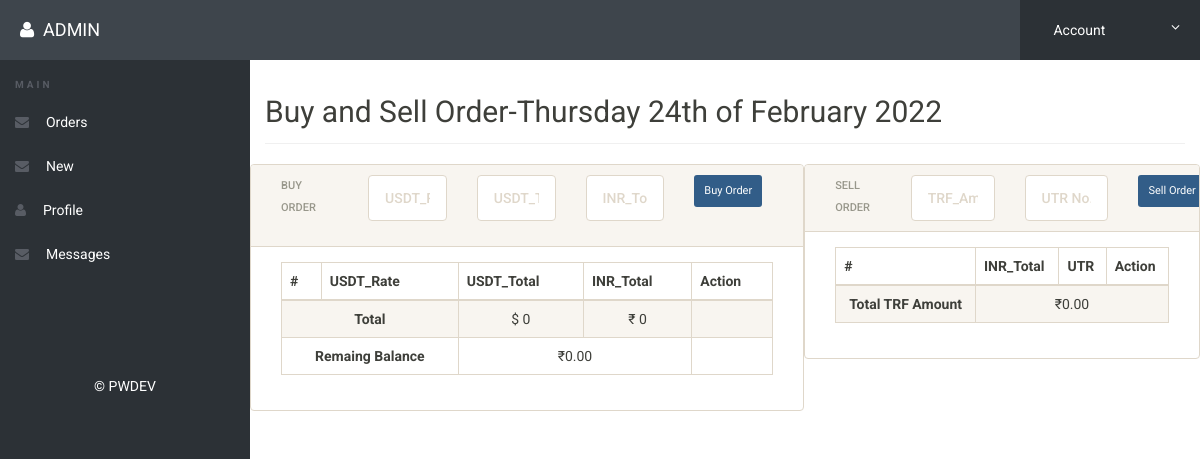
The page /orders_new.php (signed in) on the database as committed earlier.
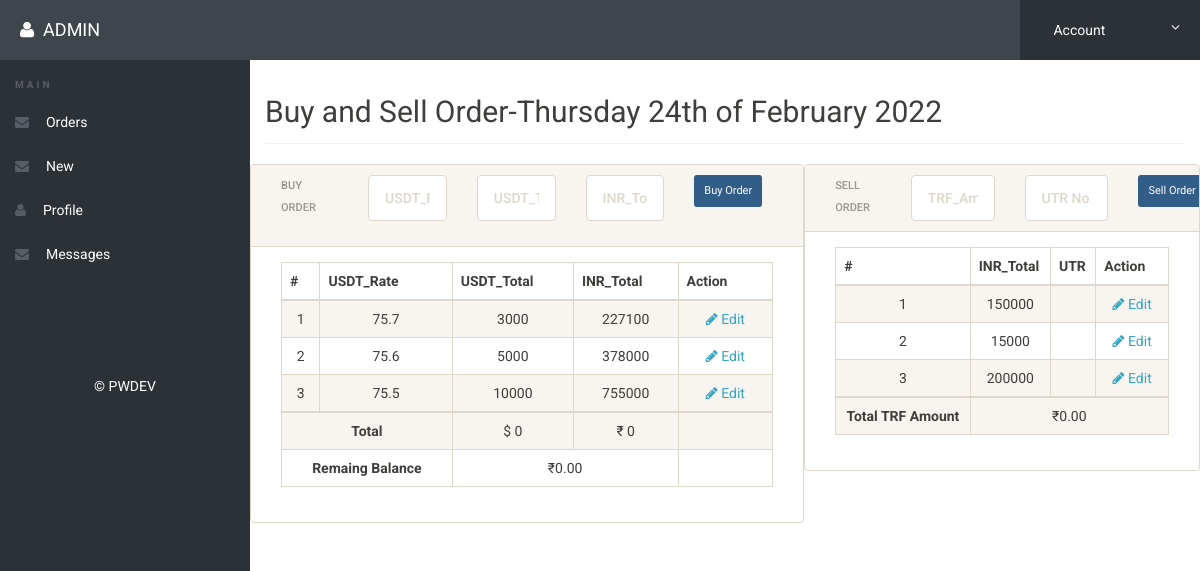
The same page on the database as committed later.
### tables this page shows
CREATE TABLE IF NOT EXISTS `orders` (
  `id` int NOT NULL AUTO_INCREMENT,
  `user_name` varchar(100) NOT NULL,
  `usdt_rate` float NOT NULL,
  `usdt_total` bigint NOT NULL,
  `inr_total` bigint NOT NULL,
  `order_date` timestamp NOT NULL DEFAULT CURRENT_TIMESTAMP,
  PRIMARY KEY (`id`)
);

CREATE TABLE IF NOT EXISTS `sell` (
  `id` int NOT NULL AUTO_INCREMENT,
  `user_name` varchar(100) NOT NULL,
  `inr_total` double NOT NULL,
  `sell_date` timestamp NOT NULL DEFAULT CURRENT_TIMESTAMP,
  PRIMARY KEY (`id`)
);

### orders_new.php (the view, shortened to what the changed rows need)
<?php
include('includes/config.php');
if (strlen($_SESSION['alogin']) == 0) {
	header('location:index.php');
} else {
?>
	<!doctype html>
	<html lang="en" class="no-js">
	<head>
		<link rel="stylesheet" href="css/font-awesome.min.css">
		<link rel="stylesheet" href="css/bootstrap.min.css">
		<link rel="stylesheet" href="css/dataTables.bootstrap.min.css">
		<link rel="stylesheet" href="css/bootstrap-social.css">
		<link rel="stylesheet" href="css/bootstrap-select.css">
		<link rel="stylesheet" href="css/fileinput.min.css">
		<link rel="stylesheet" href="css/awesome-bootstrap-checkbox.css">
		<link rel="stylesheet" href="css/style.css">
	</head>
	<body>
		<div class="ts-main-content">
			<div class="content-wrapper">
				<div class="container-fluid">
					<div class="row">
						<div class="col-md-12">
							<h2 class="page-title">Buy and Sell Order-<?php echo date("l jS \of F Y") ?></h2>
							<div class="row">
								<div class="col-md-7 panel panel-default">
									<div class="panel-body">
										<table id="zctb" class="display table table-striped table-bordered table-hover text-center" cellspacing="0" width="100%">
											<thead>
												<tr>
													<th>#</th>
													<th>USDT_Rate</th>
													<th>USDT_Total</th>
													<th>INR_Total</th>
													<th>Action</th>
												</tr>
											</thead>
											<tbody>
												<?php $sql = "SELECT * from  orders ";
												$query = $dbh->prepare($sql);
												$query->execute();
												$results = $query->fetchAll(PDO::FETCH_OBJ);
												$cnt = 1;
												if ($query->rowCount() > 0) {
													foreach ($results as $result) {				?>
														<tr>
															<td><?php echo htmlentities($cnt); ?></td>
															<td><?php echo htmlentities($result->usdt_rate); ?></td>
															<td><?php echo htmlentities($result->usdt_total); ?></td>
															<td><?php echo htmlentities($result->inr_total); ?></td>
															<td>
																<a href="edit-user.php?edit=<?php echo $result->id; ?>" onclick="return confirm('Do you want to Edit');" disabled>&nbsp; <i class="fa fa-pencil"></i> Edit</a>&nbsp;&nbsp;
															</td>
														</tr>
												<?php $cnt = $cnt + 1;
													}
												} ?>
											</tbody>
											<tr>
												<th colspan="2" class="text-center">Total</th>
											</tr>
											<tr>
												<th colspan="2" class="text-center">Remaing Balance</th>
											</tr>
										</table>
									</div>
								</div>
								<div class=" col-md-5 panel panel-default">
									<div class="panel-body">
										<table id="zctb_sell" class="display table table-striped table-bordered table-hover text-center" cellspacing="0" width="100%">
											<thead>
												<tr>
													<th>#</th>
													<th>INR_Total</th>
													<th>UTR</th>
													<th>Action</th>
												</tr>
											</thead>
											<tbody>
												<?php $sql = "SELECT * from  sell ";
												$query = $dbh->prepare($sql);
												$query->execute();
												$results = $query->fetchAll(PDO::FETCH_OBJ);
												$cnt = 1;
												if ($query->rowCount() > 0) {
													foreach ($results as $result) {				?>
														<tr>
															<td><?php echo htmlentities($cnt); ?></td>
															<td><?php echo htmlentities($result->inr_total); ?></td>
															<td><?php echo htmlentities($result->utr); ?></td>
															<td>
																<a href="edit-user.php?edit=<?php echo $result->id; ?>" onclick="return confirm('Do you want to Edit');" disabled>&nbsp; <i class="fa fa-pencil"></i> Edit</a>&nbsp;&nbsp;
															</td>
														</tr>
												<?php $cnt = $cnt + 1;
													}
												} ?>
											</tbody>
											<tr>
												<th class="text-center">Total TRF Amount</th>
											</tr>
										</table>
									</div>
								</div>
							</div>
						</div>
					</div>
				</div>
			</div>
		</div>
	</body>
	</html>
<?php } ?>

Rows that differ between the two databases and show on the page:
added orders: usdt_rate "75.7", usdt_total "3000", inr_total "227100"
added orders: usdt_rate "75.6", usdt_total "5000", inr_total "378000"
added orders: usdt_rate "75.5", usdt_total "10000", inr_total "755000"
added sell: inr_total "150000"
added sell: inr_total "15000"
added sell: inr_total "200000"
